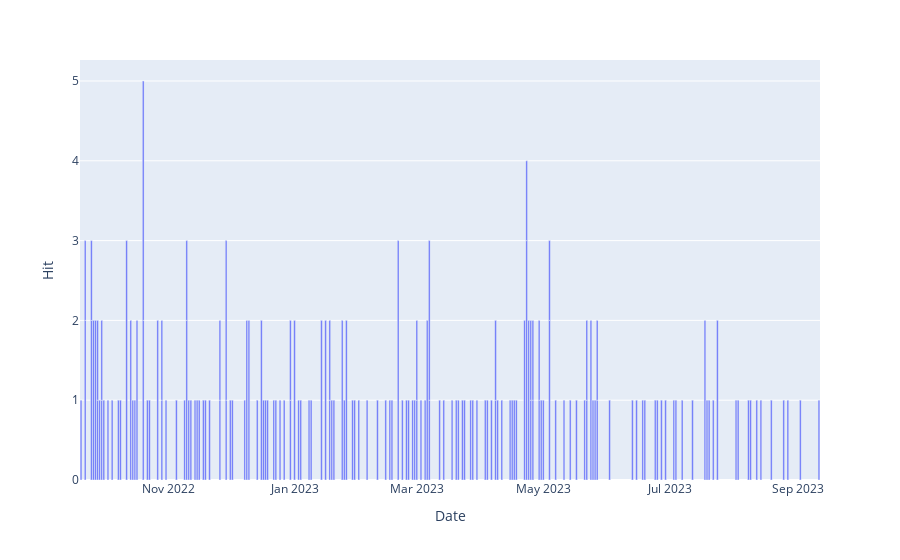

Here is the notebook cell this chart was saved with:
### Markdown cell above
## 2. Result

### Code cell
fig = px.bar(naters_hits, x='Date', y='Hit')
fig.show()

### Figure 1 — Plotly figure (JSON) as saved in the notebook; plotly's stock layout.template omitted (floating-point values rounded to 4 significant figures; data arrays with more than 128 entries replaced by an {"elided": "..."} marker saying what was removed)
{"data": [{"alignmentgroup": "True", "hovertemplate": "Date=%{x}<br>Hit=%{y}<extra></extra>", "legendgroup": "", "marker": {"color": "#636efa", "pattern": {"shape": ""}}, "name": "", "offsetgroup": "", "orientation": "v", "showlegend": false, "textposition": "auto", "type": "bar", "x": {"elided": "173 str values"}, "xaxis": "x", "y": {"elided": "173 int values"}, "yaxis": "y"}], "layout": {"barmode": "relative", "legend": {"tracegroupgap": 0}, "margin": {"t": 60}, "xaxis": {"anchor": "y", "domain": [0, 1], "title": {"text": "Date"}}, "yaxis": {"anchor": "x", "domain": [0, 1], "title": {"text": "Hit"}}}}
